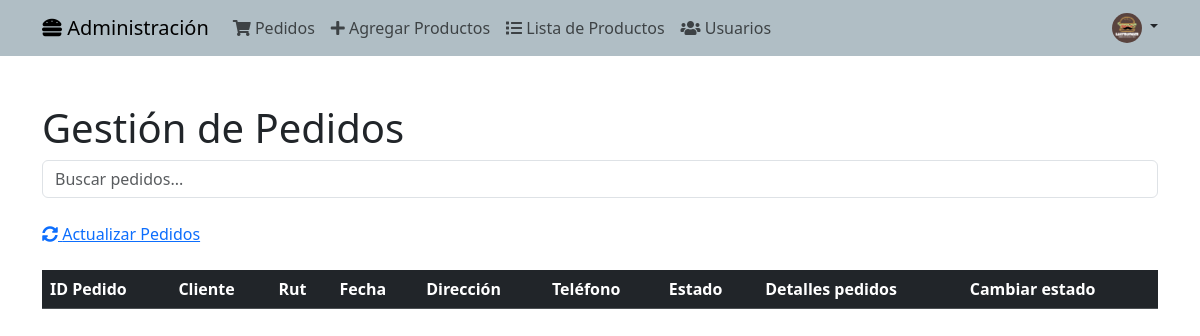
The page /admpedidos/ on the database as committed earlier.
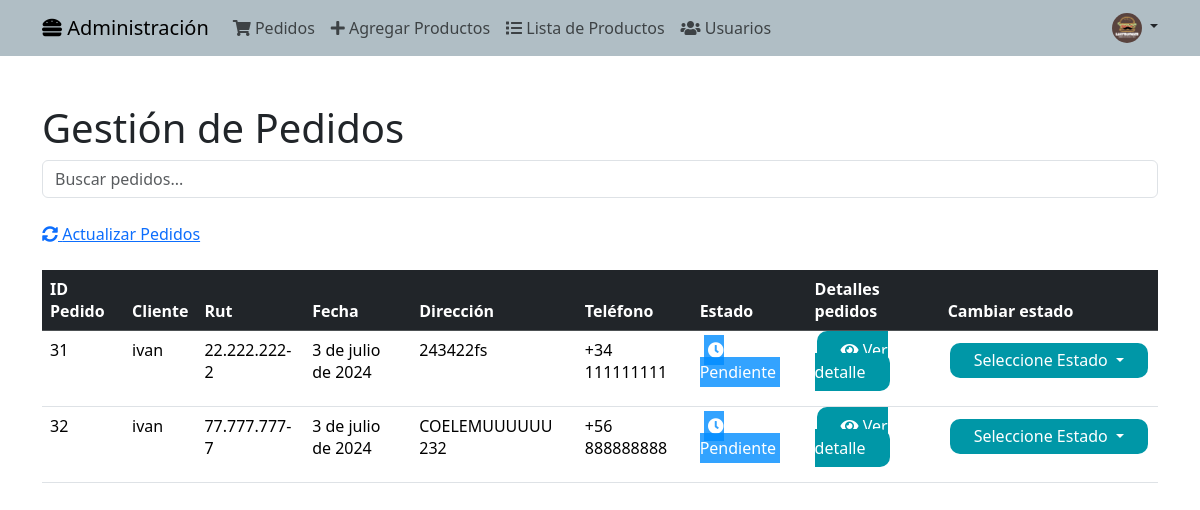
The same page on the database as committed later.
### aplicacion/models.py (models this page shows, shortened)
class Pedido(models.Model):
    ESTADOS_PEDIDO = [
        ('Pendiente', 'Pendiente'),
        ('En camino', 'En camino'),
        ('Entregado', 'Entregado'),
        ('Cancelado', 'Cancelado'),
    ]
    id_pedido = models.AutoField(primary_key=True)
    cliente = models.ForeignKey(User, on_delete=models.CASCADE)  # Asumiendo que estás usando el modelo de usuario de Django para los clientes
    rut = models.CharField(max_length=12)  # Asegúrate de tener una validación adecuada para el RUT
    fecha = models.DateField(auto_now_add=True)
    direccion = models.CharField(max_length=255)
    telefono = models.CharField(max_length=15)
    total = models.DecimalField(max_digits=10, decimal_places=2)
    estado = models.CharField(max_length=10, choices=ESTADOS_PEDIDO, default='Pendiente')

### aplicacion/views.py (the view, shortened to what this page needs)
# urls.py: path('admpedidos/',admpedidos, name='admpedidos'),
def admpedidos(request):
    pedidos = Pedido.objects.all()
    return render(request, 'aplicacion/admpedidos.html', {'pedidos': pedidos})

### aplicacion/context_processor.py (called while the page is built)
def total_carrito(request):
    total = 0
    if request.user.is_authenticated:
        if "carrito" in request.session.keys():
            for key, value in request.session["carrito"].items():
                total += int(value["acumulado"])
    return {"total_carrito": total}  # Devolver el total dentro de un diccionario con la clave adecuada

### aplicacion/templates/aplicacion/admpedidos.html (shortened to what this page needs)
{% extends "aplicacion/baseadmin.html" %}
{% load static %}
{% block contenidoadmin %}
  <div id="pedidos" class="content-section">
    <div class="container mt-5">
      <h1>Gestión de Pedidos</h1>
      <input class="form-control mb-4" id="tableSearch" type="text" placeholder="Buscar pedidos...">
      <p><a href="admin.html#pedidos" class="nodecolink"><i class="fas fa-sync-alt" aria-hidden="true"></i> Actualizar Pedidos</a></p>
      <div class="table-responsive">
        <table class="table mt-2">
          <thead class="table-dark">
            <tr>
              <th>ID Pedido</th>
              <th>Cliente</th>
              <th>Rut</th>
              <th>Fecha</th>
              <th>Dirección</th>
              <th>Teléfono</th>
              <th>Estado</th>
              <th class="text-right">Detalles pedidos</th>
              <th>Cambiar estado</th>
            </tr>
          </thead>
          <tbody id="pedidosTable">
            {% for pedido in pedidos %}
            <tr>
              <td>{{ pedido.id_pedido }}</td>
              <td>{{ pedido.cliente }}</td>
              <td>{{ pedido.rut }}</td>
              <td>{{ pedido.fecha }}</td>
              <td>{{ pedido.direccion }}</td>
              <td>{{ pedido.telefono }}</td>
              <td class="">
                <span class="p-1 mt-5">
                  {% if pedido.estado == "Pendiente" %}
                  <span class="estilopendiente p-1 mt-5">
                    <i class="fas fa-clock" aria-hidden="true"></i> Pendiente
                  </span>
                  {% elif pedido.estado == "En camino" %}
                  <span class="enruta p-1 mt-5">
                    <i class="fa fa-truck" aria-hidden="true"></i> En camino
                  </span>
                  {% elif pedido.estado == "Entregado" %}
                  <span class="entregado p-1 mt-5">
                    <i class="fa fa-thumbs-up" aria-hidden="true"></i> Entregado
                  </span>
                  {% elif pedido.estado == "Cancelado" %}
                <span class="cancelado p-1 mt-5">
                  <i class="fa fa-thumbs-down" aria-hidden="true"></i> Cancelado
                </span>
                {% endif %}
                </span>
              </td>
              <td>
                <a class="btn-info" href="{% url 'ver' pedido.id_pedido %}">
                  <i class="fa fa-eye" aria-hidden="true"></i> Ver detalle
                </a>
              </td>
              <td>
                <form method="post" action="{% url 'admpedidos' %}">
                  <div class="dropdown">
                    <button type="button" class="btn-estado dropdown-toggle btn-sm h6" data-bs-toggle="dropdown">
                      Seleccione Estado
                    </button>
                  </div>
                </form>
              </td>
            </tr>
            {% endfor %}
          </tbody>
        </table>
      </div>
    </div>
  </div>
{% endblock contenidoadmin %}

Rows that differ between the two databases and show on the page:
added Pedido: id_pedido "31", cliente "ivan", rut "22.222.222-2", fecha "3 de julio de 2024", direccion "243422fs", telefono "+34 111111111", estado "Pendiente" (drawn)
added Pedido: id_pedido "32", cliente "ivan", rut "77.777.777-7", fecha "3 de julio de 2024", direccion "COELEMUUUUUU 232", telefono "+56 888888888", estado "Pendiente" (drawn)
